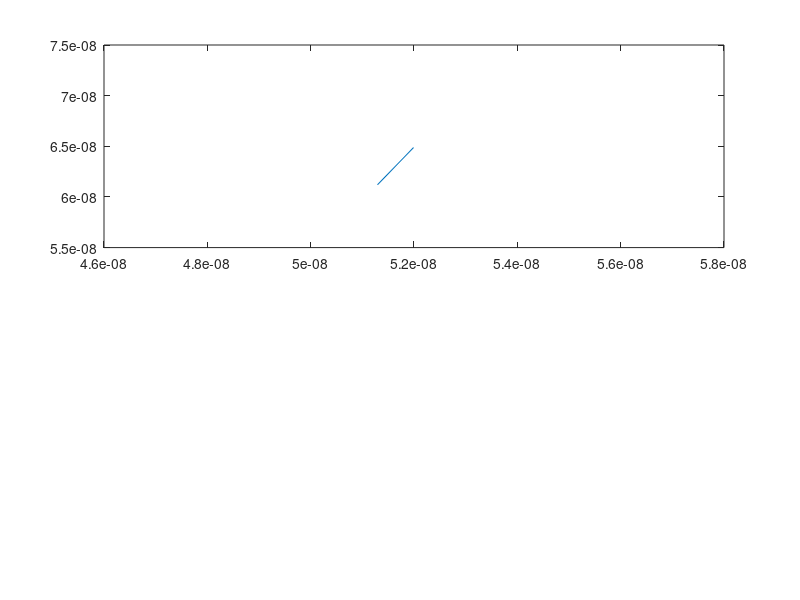

This figure's MATLAB source: (Note: this script raises an error after producing the figure.)
%%Assignment 1 
% Jinseng Vanderkloot 101031534

clc
clear all
close all 

%Initial (Question 1) 
m0 = 9.10938215e-31;            % electron mass
mn = 0.26*m0;                   % Effective mass
Temp = 300;                     % Inital Temp (K)
kb = 1.3806504e-23;             % Boltzmann constant
tmn = 0.2e-12;                  % Mean time between collision 

% Region Area 
wArea = 200e-9;
lArea = 100e-9;

%Thermal Velocity (Question 1.A) 
vt=sqrt((2*kb*Temp)/mn);        % Sim in 2D so (2*kb*Temp), 3D is (3*kb*Temp)
fprintf("Thermal Velocity = %d m/s \n", vt);

% Mean free path (Velocity * minimum time between collision) (Question 1.B)
meanFreePath = vt * tmn;
fprintf("Mean free path = %d \n", meanFreePath);

%Electron motion (Question 1.C) 
%Inital Values 
numElec = 1000;                 %Number of simulated Electrons 
numEPlot = 10;                  %Number of plotted Electrons 
dt = (lArea*wArea);             %Typically 1/100 of region size
stepsTot = 200;                 %Total amount of steps (1000 was a long simulation) 
tTot= stepsTot*dt;              %Total Simulation time 
x = zeros(1,numElec);           %Inital X matrix          
y = zeros(1,numElec);           %Inital y matrix  
vx = zeros(1,numElec);          %Inital velocity x matrix  
vy = zeros(1,numElec);          %Inital velocity y matrix
vtot = zeros(1,numElec);        %Inital velocity matrix
colors = rand(numElec,3);       %Color assignment for each electron                   

%Electron Random Assignments
for cnt = 1:numElec
    x(cnt)=rand()*wArea;
    y(cnt)=rand()*lArea;
    angle = (2*pi*rand());
    vx(cnt)=sqrt(vt^2)*cos(angle);   % velocity * random direction   
    vy(cnt)=sqrt(vt^2)*sin(angle);   % velocity * random direction
    vtot(cnt)= sqrt (vx(cnt)^2)+(vy(cnt)^2);
end

%Main Loop
t=0;
intCNT = 2;
while t < tTot
    t = t + dt; 
    
    %Store old position 
    oldx = x;
    oldy = y;
    
    %Update to new position 
    x(1:numElec) = x(1:numElec) + (vx(1:numElec).*dt);
    y(1:numElec) = y(1:numElec) + (vy(1:numElec).*dt);
    
    vtot(1:numElec)= sqrt ((vx(1:numElec).^2)+(vy(1:numElec).^2));
    
    %Apply boundary conditions 
    for check = 1:numElec
        %If top or bottom contact, bounce off in opposite direction
        if (y(check)<=0 || y(check)>=lArea)
            vy(check) = -vy(check);
        end
        %if left side of box, come out right side 
        if(x(check)<=0)
           x(check) = x(check) + wArea;
        end
        %if right side of box, come out left side
        if(x(check)>=wArea)
          x(check) = x(check) - wArea;
        end
    end 

    %Plot Boundary and map some electrons
    for Eplot = 1:numEPlot
        subplot (2,1,1)
        %if the electron went out of sides and back on other side, do not
        %draw line
        if abs(oldx(Eplot)-x(Eplot))<(wArea/2)
            p = plot([oldx(Eplot),x(Eplot)],[oldy(Eplot),y(Eplot)]);
        end
        p.Color=colors(Eplot,:);
        axis([0,wArea,0,lArea]);
        title('Electron Model'), xlabel('Position (m)', 'FontSize', 10), ylabel('Position (m)', 'FontSize', 10);
        
        hold on;
    end 
    pause(0.01);
    
    %Plot Averge Temprature in the system
    subplot (2,1,2)
    Time(:,intCNT) = t;
    allT = ((vtot(:).^2).*mn)./(2*kb); %since vector is 1D vtot, do not device by 2*kb
    eTemp(:,intCNT) = mean(allT);
     
    plot(Time,eTemp,"r");
    title('Averge Temp'),xlabel('Time (s)', 'FontSize', 10), ylabel('Temp (K)', 'FontSize', 10), ylim([299,301]); 
    hold on;
    intCNT = intCNT +1; 

end 
